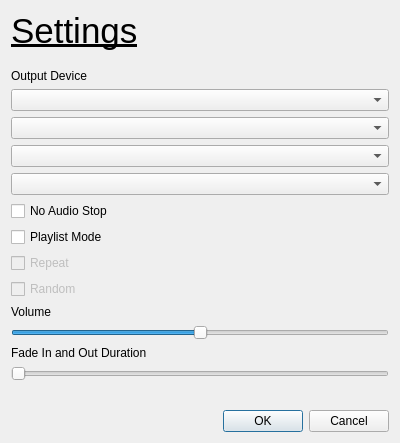
<?xml version="1.0" encoding="UTF-8"?>
<ui version="4.0">
 <class>Settings</class>
 <widget class="QDialog" name="Settings">
  <property name="geometry">
   <rect>
    <x>0</x>
    <y>0</y>
    <width>400</width>
    <height>443</height>
   </rect>
  </property>
  <property name="windowTitle">
   <string>Dialog</string>
  </property>
  <layout class="QGridLayout" name="gridLayout">
   <item row="16" column="0">
    <spacer name="verticalSpacer_4">
     <property name="orientation">
      <enum>Qt::Vertical</enum>
     </property>
     <property name="sizeHint" stdset="0">
      <size>
       <width>20</width>
       <height>40</height>
      </size>
     </property>
    </spacer>
   </item>
   <item row="11" column="0">
    <widget class="QLabel" name="Volume_Label">
     <property name="text">
      <string>Volume</string>
     </property>
    </widget>
   </item>
   <item row="15" column="0">
    <spacer name="verticalSpacer_3">
     <property name="orientation">
      <enum>Qt::Vertical</enum>
     </property>
     <property name="sizeHint" stdset="0">
      <size>
       <width>20</width>
       <height>40</height>
      </size>
     </property>
    </spacer>
   </item>
   <item row="12" column="0">
    <widget class="QSlider" name="Volume_Slider">
     <property name="maximum">
      <number>100</number>
     </property>
     <property name="value">
      <number>50</number>
     </property>
     <property name="orientation">
      <enum>Qt::Horizontal</enum>
     </property>
    </widget>
   </item>
   <item row="1" column="0">
    <spacer name="verticalSpacer_2">
     <property name="orientation">
      <enum>Qt::Vertical</enum>
     </property>
     <property name="sizeHint" stdset="0">
      <size>
       <width>20</width>
       <height>40</height>
      </size>
     </property>
    </spacer>
   </item>
   <item row="5" column="0">
    <widget class="QComboBox" name="OutputList3_ComboBox"/>
   </item>
   <item row="17" column="0">
    <widget class="QDialogButtonBox" name="buttonBox">
     <property name="orientation">
      <enum>Qt::Horizontal</enum>
     </property>
     <property name="standardButtons">
      <set>QDialogButtonBox::Cancel|QDialogButtonBox::Ok</set>
     </property>
    </widget>
   </item>
   <item row="2" column="0">
    <widget class="QLabel" name="label_2">
     <property name="text">
      <string>Output Device</string>
     </property>
    </widget>
   </item>
   <item row="3" column="0">
    <widget class="QComboBox" name="OutputList_ComboBox"/>
   </item>
   <item row="4" column="0">
    <widget class="QComboBox" name="OutputList2_ComboBox"/>
   </item>
   <item row="7" column="0">
    <widget class="QCheckBox" name="Button_Checkbox">
     <property name="text">
      <string>No Audio Stop</string>
     </property>
    </widget>
   </item>
   <item row="9" column="0">
    <widget class="QCheckBox" name="Repeat_Checkbox">
     <property name="enabled">
      <bool>false</bool>
     </property>
     <property name="text">
      <string>Repeat</string>
     </property>
    </widget>
   </item>
   <item row="6" column="0">
    <widget class="QComboBox" name="HZ_ComboBox"/>
   </item>
   <item row="0" column="0">
    <widget class="QLabel" name="label">
     <property name="font">
      <font>
       <pointsize>26</pointsize>
       <underline>true</underline>
      </font>
     </property>
     <property name="text">
      <string>Settings</string>
     </property>
    </widget>
   </item>
   <item row="8" column="0">
    <widget class="QCheckBox" name="Playlist_Checkbox">
     <property name="text">
      <string>Playlist Mode</string>
     </property>
    </widget>
   </item>
   <item row="10" column="0">
    <widget class="QCheckBox" name="Random_Checkbox">
     <property name="enabled">
      <bool>false</bool>
     </property>
     <property name="text">
      <string>Random</string>
     </property>
    </widget>
   </item>
   <item row="14" column="0">
    <widget class="QSlider" name="fade_Slider">
     <property name="maximum">
      <number>100</number>
     </property>
     <property name="orientation">
      <enum>Qt::Horizontal</enum>
     </property>
    </widget>
   </item>
   <item row="13" column="0">
    <widget class="QLabel" name="fade_Label">
     <property name="text">
      <string>Fade In and Out Duration</string>
     </property>
    </widget>
   </item>
  </layout>
 </widget>
 <resources/>
 <connections>
  <connection>
   <sender>buttonBox</sender>
   <signal>accepted()</signal>
   <receiver>Settings</receiver>
   <slot>accept()</slot>
   <hints>
    <hint type="sourcelabel">
     <x>248</x>
     <y>254</y>
    </hint>
    <hint type="destinationlabel">
     <x>157</x>
     <y>274</y>
    </hint>
   </hints>
  </connection>
  <connection>
   <sender>buttonBox</sender>
   <signal>rejected()</signal>
   <receiver>Settings</receiver>
   <slot>reject()</slot>
   <hints>
    <hint type="sourcelabel">
     <x>316</x>
     <y>260</y>
    </hint>
    <hint type="destinationlabel">
     <x>286</x>
     <y>274</y>
    </hint>
   </hints>
  </connection>
 </connections>
</ui>
